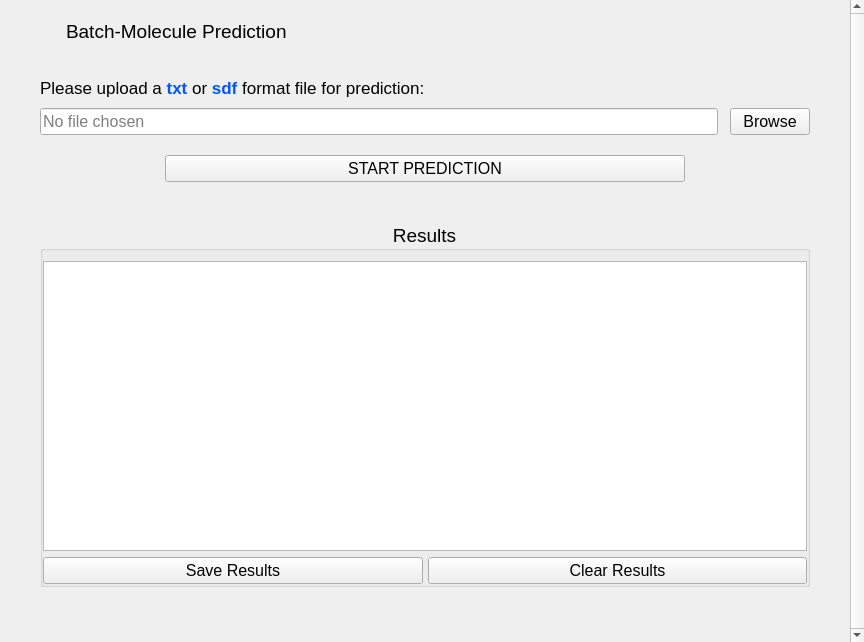
<?xml version="1.0" encoding="UTF-8"?>
<ui version="4.0">
 <class>batchPageContent</class>
 <widget class="QWidget" name="batchPageContent">
  <property name="geometry">
   <rect>
    <x>0</x>
    <y>0</y>
    <width>864</width>
    <height>642</height>
   </rect>
  </property>
  <property name="minimumSize">
   <size>
    <width>864</width>
    <height>642</height>
   </size>
  </property>
  <property name="maximumSize">
   <size>
    <width>864</width>
    <height>642</height>
   </size>
  </property>
  <property name="font">
   <font>
    <family>Segoe UI</family>
    <pointsize>12</pointsize>
   </font>
  </property>
  <property name="windowTitle">
   <string>batchPageContent</string>
  </property>
  <property name="locale">
   <locale language="English" country="UnitedStates"/>
  </property>
  <widget class="QScrollArea" name="batch_scrollArea">
   <property name="geometry">
    <rect>
     <x>0</x>
     <y>0</y>
     <width>864</width>
     <height>642</height>
    </rect>
   </property>
   <property name="sizePolicy">
    <sizepolicy hsizetype="Fixed" vsizetype="Fixed">
     <horstretch>0</horstretch>
     <verstretch>0</verstretch>
    </sizepolicy>
   </property>
   <property name="frameShape">
    <enum>QFrame::NoFrame</enum>
   </property>
   <property name="verticalScrollBarPolicy">
    <enum>Qt::ScrollBarAlwaysOn</enum>
   </property>
   <property name="widgetResizable">
    <bool>true</bool>
   </property>
   <widget class="QWidget" name="batch_scrollAreaWidgetContents">
    <property name="geometry">
     <rect>
      <x>0</x>
      <y>0</y>
      <width>847</width>
      <height>623</height>
     </rect>
    </property>
    <property name="sizePolicy">
     <sizepolicy hsizetype="Preferred" vsizetype="Fixed">
      <horstretch>0</horstretch>
      <verstretch>0</verstretch>
     </sizepolicy>
    </property>
    <property name="minimumSize">
     <size>
      <width>0</width>
      <height>0</height>
     </size>
    </property>
    <layout class="QVBoxLayout" name="verticalLayout">
     <property name="spacing">
      <number>0</number>
     </property>
     <property name="leftMargin">
      <number>40</number>
     </property>
     <property name="topMargin">
      <number>0</number>
     </property>
     <property name="rightMargin">
      <number>40</number>
     </property>
     <property name="bottomMargin">
      <number>0</number>
     </property>
     <item>
      <spacer name="verticalSpacer">
       <property name="orientation">
        <enum>Qt::Vertical</enum>
       </property>
       <property name="sizeType">
        <enum>QSizePolicy::Fixed</enum>
       </property>
       <property name="sizeHint" stdset="0">
        <size>
         <width>0</width>
         <height>20</height>
        </size>
       </property>
      </spacer>
     </item>
     <item>
      <layout class="QHBoxLayout" name="batch_headline_hlay">
       <property name="spacing">
        <number>6</number>
       </property>
       <item>
        <widget class="QLabel" name="batch_icon">
         <property name="maximumSize">
          <size>
           <width>20</width>
           <height>20</height>
          </size>
         </property>
         <property name="text">
          <string/>
         </property>
         <property name="pixmap">
          <pixmap resource="../static/resource.qrc">:/icons/icons/Microsoft-Fluentui-Emoji-Mono-Infinity.ico</pixmap>
         </property>
         <property name="scaledContents">
          <bool>true</bool>
         </property>
         <property name="alignment">
          <set>Qt::AlignCenter</set>
         </property>
        </widget>
       </item>
       <item>
        <widget class="QLabel" name="batch_label">
         <property name="sizePolicy">
          <sizepolicy hsizetype="Preferred" vsizetype="Fixed">
           <horstretch>0</horstretch>
           <verstretch>0</verstretch>
          </sizepolicy>
         </property>
         <property name="font">
          <font>
           <family>Segoe UI</family>
           <pointsize>14</pointsize>
          </font>
         </property>
         <property name="text">
          <string>Batch-Molecule Prediction</string>
         </property>
         <property name="alignment">
          <set>Qt::AlignLeading|Qt::AlignLeft|Qt::AlignVCenter</set>
         </property>
        </widget>
       </item>
      </layout>
     </item>
     <item>
      <spacer name="verticalSpacer_4">
       <property name="orientation">
        <enum>Qt::Vertical</enum>
       </property>
       <property name="sizeType">
        <enum>QSizePolicy::Fixed</enum>
       </property>
       <property name="sizeHint" stdset="0">
        <size>
         <width>0</width>
         <height>25</height>
        </size>
       </property>
      </spacer>
     </item>
     <item>
      <layout class="QGridLayout" name="batch_gridLayout" rowstretch="0,0" rowminimumheight="40,0">
       <property name="topMargin">
        <number>0</number>
       </property>
       <property name="horizontalSpacing">
        <number>12</number>
       </property>
       <property name="verticalSpacing">
        <number>0</number>
       </property>
       <item row="1" column="0">
        <widget class="QLineEdit" name="batch_input_lineEdit">
         <property name="font">
          <font>
           <family>Segoe UI</family>
           <pointsize>12</pointsize>
          </font>
         </property>
         <property name="readOnly">
          <bool>true</bool>
         </property>
         <property name="placeholderText">
          <string>No file chosen</string>
         </property>
        </widget>
       </item>
       <item row="0" column="0">
        <widget class="QLabel" name="batch_input_label">
         <property name="sizePolicy">
          <sizepolicy hsizetype="Preferred" vsizetype="Fixed">
           <horstretch>0</horstretch>
           <verstretch>0</verstretch>
          </sizepolicy>
         </property>
         <property name="font">
          <font>
           <family>Segoe UI</family>
           <pointsize>13</pointsize>
          </font>
         </property>
         <property name="cursor">
          <cursorShape>IBeamCursor</cursorShape>
         </property>
         <property name="text">
          <string>&lt;html&gt;&lt;head/&gt;&lt;body&gt;&lt;p&gt;Please upload a &lt;span style=&quot; font-weight:700; color:#0055ff;&quot;&gt;txt&lt;/span&gt; or &lt;span style=&quot; font-weight:700; color:#0055ff;&quot;&gt;sdf&lt;/span&gt; format file for prediction:&lt;/p&gt;&lt;/body&gt;&lt;/html&gt;</string>
         </property>
         <property name="textInteractionFlags">
          <set>Qt::LinksAccessibleByMouse|Qt::TextSelectableByMouse</set>
         </property>
        </widget>
       </item>
       <item row="1" column="1">
        <widget class="QPushButton" name="batch_browse_btn">
         <property name="minimumSize">
          <size>
           <width>80</width>
           <height>0</height>
          </size>
         </property>
         <property name="font">
          <font>
           <family>Segoe UI</family>
           <pointsize>12</pointsize>
          </font>
         </property>
         <property name="cursor">
          <cursorShape>PointingHandCursor</cursorShape>
         </property>
         <property name="text">
          <string>Browse</string>
         </property>
        </widget>
       </item>
      </layout>
     </item>
     <item>
      <spacer name="verticalSpacer_2">
       <property name="orientation">
        <enum>Qt::Vertical</enum>
       </property>
       <property name="sizeType">
        <enum>QSizePolicy::Fixed</enum>
       </property>
       <property name="sizeHint" stdset="0">
        <size>
         <width>0</width>
         <height>20</height>
        </size>
       </property>
      </spacer>
     </item>
     <item>
      <layout class="QHBoxLayout" name="horizontalLayout_2">
       <property name="spacing">
        <number>0</number>
       </property>
       <item>
        <spacer name="horizontalSpacer_2">
         <property name="orientation">
          <enum>Qt::Horizontal</enum>
         </property>
         <property name="sizeType">
          <enum>QSizePolicy::Fixed</enum>
         </property>
         <property name="sizeHint" stdset="0">
          <size>
           <width>125</width>
           <height>0</height>
          </size>
         </property>
        </spacer>
       </item>
       <item>
        <widget class="QPushButton" name="batch_start_btn">
         <property name="font">
          <font>
           <family>Segoe UI</family>
           <pointsize>12</pointsize>
          </font>
         </property>
         <property name="cursor">
          <cursorShape>PointingHandCursor</cursorShape>
         </property>
         <property name="text">
          <string>START PREDICTION</string>
         </property>
        </widget>
       </item>
       <item>
        <spacer name="horizontalSpacer">
         <property name="orientation">
          <enum>Qt::Horizontal</enum>
         </property>
         <property name="sizeType">
          <enum>QSizePolicy::Fixed</enum>
         </property>
         <property name="sizeHint" stdset="0">
          <size>
           <width>125</width>
           <height>0</height>
          </size>
         </property>
        </spacer>
       </item>
      </layout>
     </item>
     <item>
      <spacer name="verticalSpacer_3">
       <property name="orientation">
        <enum>Qt::Vertical</enum>
       </property>
       <property name="sizeType">
        <enum>QSizePolicy::Fixed</enum>
       </property>
       <property name="sizeHint" stdset="0">
        <size>
         <width>0</width>
         <height>40</height>
        </size>
       </property>
      </spacer>
     </item>
     <item>
      <widget class="QGroupBox" name="batch_result_groupbox">
       <property name="minimumSize">
        <size>
         <width>0</width>
         <height>360</height>
        </size>
       </property>
       <property name="font">
        <font>
         <family>Segoe UI</family>
         <pointsize>14</pointsize>
        </font>
       </property>
       <property name="title">
        <string>Results</string>
       </property>
       <property name="alignment">
        <set>Qt::AlignCenter</set>
       </property>
       <property name="flat">
        <bool>true</bool>
       </property>
       <layout class="QVBoxLayout" name="verticalLayout_2" stretch="0,0">
        <property name="spacing">
         <number>6</number>
        </property>
        <property name="leftMargin">
         <number>0</number>
        </property>
        <property name="topMargin">
         <number>10</number>
        </property>
        <property name="rightMargin">
         <number>0</number>
        </property>
        <property name="bottomMargin">
         <number>0</number>
        </property>
        <item>
         <widget class="QTableView" name="batch_table">
          <property name="sizePolicy">
           <sizepolicy hsizetype="Expanding" vsizetype="Fixed">
            <horstretch>0</horstretch>
            <verstretch>0</verstretch>
           </sizepolicy>
          </property>
          <property name="minimumSize">
           <size>
            <width>0</width>
            <height>290</height>
           </size>
          </property>
          <property name="font">
           <font>
            <family>Segoe UI</family>
            <pointsize>12</pointsize>
           </font>
          </property>
         </widget>
        </item>
        <item>
         <layout class="QHBoxLayout" name="horizontalLayout_3">
          <property name="spacing">
           <number>5</number>
          </property>
          <item>
           <widget class="QPushButton" name="batch_save_btn">
            <property name="font">
             <font>
              <family>Segoe UI</family>
              <pointsize>12</pointsize>
             </font>
            </property>
            <property name="cursor">
             <cursorShape>PointingHandCursor</cursorShape>
            </property>
            <property name="toolTip">
             <string>Save Results as CSV Format File</string>
            </property>
            <property name="text">
             <string>Save Results</string>
            </property>
           </widget>
          </item>
          <item>
           <widget class="QPushButton" name="batch_clear_btn">
            <property name="font">
             <font>
              <family>Segoe UI</family>
              <pointsize>12</pointsize>
             </font>
            </property>
            <property name="cursor">
             <cursorShape>PointingHandCursor</cursorShape>
            </property>
            <property name="text">
             <string>Clear Results</string>
            </property>
           </widget>
          </item>
         </layout>
        </item>
       </layout>
      </widget>
     </item>
     <item>
      <spacer name="verticalSpacer_5">
       <property name="orientation">
        <enum>Qt::Vertical</enum>
       </property>
       <property name="sizeType">
        <enum>QSizePolicy::Fixed</enum>
       </property>
       <property name="sizeHint" stdset="0">
        <size>
         <width>0</width>
         <height>20</height>
        </size>
       </property>
      </spacer>
     </item>
    </layout>
   </widget>
  </widget>
 </widget>
 <resources>
  <include location="../static/resource.qrc"/>
  <include location="../static/resource.qrc"/>
 </resources>
 <connections/>
</ui>
